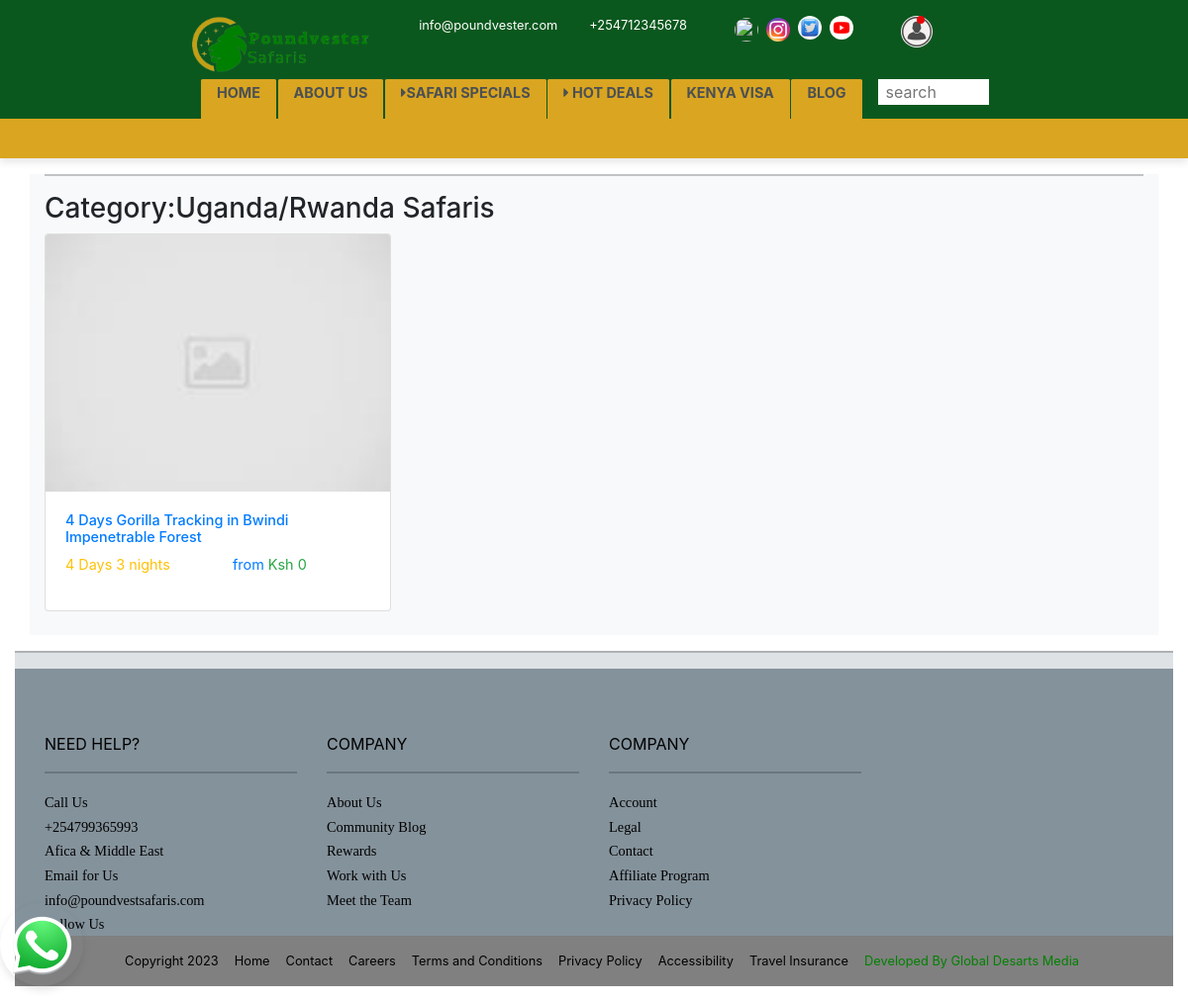
The page /uganda_safaris on the database its author committed.
### base/models.py (models this page shows, shortened)
class TourCategory(models.Model):
    name=models.CharField(max_length=100)
    duration=models.CharField(max_length=100)
    cost=models.CharField(max_length=100)
    description=models.TextField()
    inclusives=models.TextField(blank=True,null=True)
    exclusives=models.TextField(blank=True,null=True)
    tour_location=models.CharField(max_length=100,null=True,blank=True)
    destination=models.CharField(max_length=100,null=True,blank=True)
    country=models.ForeignKey(CountrySafari,on_delete=models.DO_NOTHING,blank=True,null=True)
    image=models.ImageField(upload_to="tour_images",blank=True,null=True)
    highlights=models.TextField(blank=True,null=True)
    groupSize=models.CharField(max_length=100,blank=True,null=True)
    languages=models.CharField(max_length=50,default="English")

### base/views.py (the view)
# urls.py: path("uganda_safaris",views.ugandasafari,name="uganda_safaris"),
def ugandasafari(request):
    uganda_safari = models.TourCategory.objects.filter(country=2)
    safari_count = range(0, 6)
    return render(request, "base/uganda_safaris.html", context={
        "safari_count": safari_count,
        "tours": uganda_safari
    })

### base/templates/base/uganda_safaris.html (shortened to what this page needs)
{% extends "base/base.html" %}
{% load static %}
{% block extra_css %}
  <link rel="stylesheet" href="{% static 'styles/safari.css' %}">
{% endblock %}
{% block content %}
<div class="container bg-light trending-tours">
  <hr>
  <h3 > Category:Uganda/Rwanda Safaris</h3>
  <div class="row trending-tour-cards">
    {% for tour in tours %}
    <div class="col-lg-4 col-md-6 col-sm-12">
      <a href="{% url 'details' tour.id %}" id="tour-item-link">
      <div class="card trending-tour-card mb-4">
        <img  src="{{tour.image.url}}" class="card-img-top trending-tours-image" alt="Image">
        <div class="card-body">
          <h5 class="" style="font-size: 0.9rem;">{{tour.name}}</h5>
          <div class="row">
            <div class="col">
              <p class="card-text text-warning" style="font-size: 0.9rem;">{{tour.duration}}</p>
            </div>
            <div class="col">
              <p class=""  style="font-size: 0.9rem;">from <span class="text-success">Ksh {{tour.cost}}</span></p>
            </div>
          </div>
        </div>
    </div>
</a>
  </div>
  {% endfor %}
</div>
</div>
{% endblock %}

### base/static/styles/index.css (style rules this page uses)
:root { --main-color: rgb(11, 88, 30); --text-header: goldenrod; --accent-color: #d1d7db; }
body { width: 100vw; }
body { transition: 1s ease-in; }
a { text-decoration: none !important; color: inherit; }

### base/static/styles/media.css (style rules this page uses)
:root { --main-color: rgb(11, 88, 30); --text-header: goldenrod; --accent-color: #d1d7db; }

### rows shown on the page
TourCategory: image (placeholder picture), name "4 Days Gorilla Tracking in Bwindi Impenetrable Forest", duration "4 Days 3 nights", cost "0"
